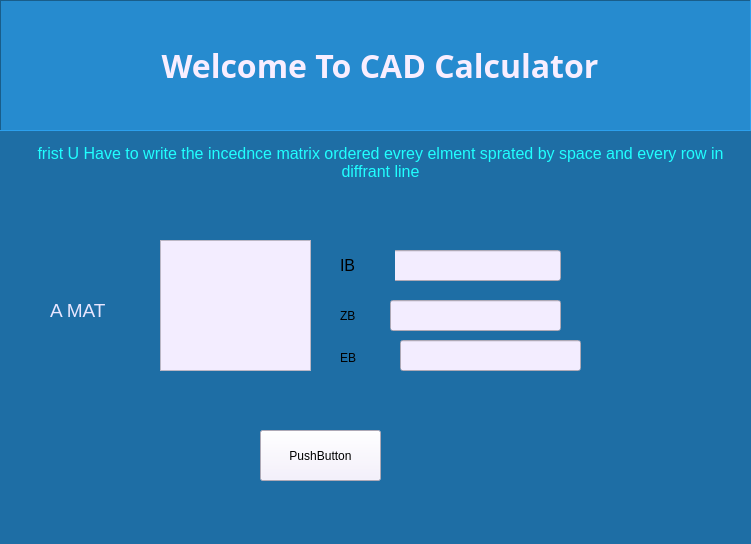
<?xml version="1.0" encoding="UTF-8"?>
<ui version="4.0">
 <class>MainWindow</class>
 <widget class="QMainWindow" name="MainWindow">
  <property name="geometry">
   <rect>
    <x>0</x>
    <y>0</y>
    <width>751</width>
    <height>544</height>
   </rect>
  </property>
  <property name="font">
   <font>
    <weight>75</weight>
    <italic>false</italic>
    <bold>true</bold>
    <strikeout>false</strikeout>
    <kerning>true</kerning>
   </font>
  </property>
  <property name="cursor">
   <cursorShape>CrossCursor</cursorShape>
  </property>
  <property name="windowTitle">
   <string>CAD PROJECT</string>
  </property>
  <property name="windowIcon">
   <iconset>
    <normaloff>Thesquid.ink-Free-Flat-Sample-Owl.ico</normaloff>Thesquid.ink-Free-Flat-Sample-Owl.ico</iconset>
  </property>
  <property name="styleSheet">
   <string notr="true">background-color:rgb(30,110,165)</string>
  </property>
  <widget class="QWidget" name="centralwidget">
   <widget class="QLabel" name="welcom_mass">
    <property name="geometry">
     <rect>
      <x>0</x>
      <y>0</y>
      <width>751</width>
      <height>131</height>
     </rect>
    </property>
    <property name="font">
     <font>
      <family>Arial Black</family>
      <pointsize>24</pointsize>
      <weight>75</weight>
      <italic>false</italic>
      <bold>true</bold>
      <strikeout>false</strikeout>
      <kerning>true</kerning>
     </font>
    </property>
    <property name="styleSheet">
     <string notr="true">background-color:rgb(38,139,207)</string>
    </property>
    <property name="frameShape">
     <enum>QFrame::Panel</enum>
    </property>
    <property name="frameShadow">
     <enum>QFrame::Sunken</enum>
    </property>
    <property name="text">
     <string>&lt;html&gt;&lt;head/&gt;&lt;body&gt;&lt;p align=&quot;center&quot;&gt;&lt;span style=&quot; color:#f8eeff;&quot;&gt;Welcome To CAD Calculator&lt;/span&gt;&lt;/p&gt;&lt;/body&gt;&lt;/html&gt;</string>
    </property>
    <property name="scaledContents">
     <bool>false</bool>
    </property>
   </widget>
   <widget class="QTextBrowser" name="textBrowser">
    <property name="geometry">
     <rect>
      <x>10</x>
      <y>140</y>
      <width>741</width>
      <height>91</height>
     </rect>
    </property>
    <property name="frameShape">
     <enum>QFrame::NoFrame</enum>
    </property>
    <property name="frameShadow">
     <enum>QFrame::Plain</enum>
    </property>
    <property name="html">
     <string>&lt;!DOCTYPE HTML PUBLIC &quot;-//W3C//DTD HTML 4.0//EN&quot; &quot;http://www.w3.org/TR/REC-html40/strict.dtd&quot;&gt;
&lt;html&gt;&lt;head&gt;&lt;meta name=&quot;qrichtext&quot; content=&quot;1&quot; /&gt;&lt;style type=&quot;text/css&quot;&gt;
p, li { white-space: pre-wrap; }
&lt;/style&gt;&lt;/head&gt;&lt;body style=&quot; font-family:'MS Shell Dlg 2'; font-size:7.8pt; font-weight:400; font-style:normal;&quot;&gt;
&lt;p align=&quot;center&quot; style=&quot; margin-top:0px; margin-bottom:0px; margin-left:0px; margin-right:0px; -qt-block-indent:0; text-indent:0px;&quot;&gt;&lt;span style=&quot; font-size:12pt; color:#20ffff;&quot;&gt;frist U Have to write the incednce matrix ordered evrey elment sprated by space and every row in diffrant line&lt;/span&gt;&lt;/p&gt;
&lt;p align=&quot;center&quot; style=&quot;-qt-paragraph-type:empty; margin-top:0px; margin-bottom:0px; margin-left:0px; margin-right:0px; -qt-block-indent:0; text-indent:0px; font-size:12pt; color:#20ffff;&quot;&gt;&lt;br /&gt;&lt;/p&gt;&lt;/body&gt;&lt;/html&gt;</string>
    </property>
   </widget>
   <widget class="QTextEdit" name="textEdit">
    <property name="geometry">
     <rect>
      <x>160</x>
      <y>240</y>
      <width>151</width>
      <height>131</height>
     </rect>
    </property>
    <property name="styleSheet">
     <string notr="true">background-color:rgb(243, 237, 255)</string>
    </property>
   </widget>
   <widget class="QLabel" name="label">
    <property name="geometry">
     <rect>
      <x>50</x>
      <y>290</y>
      <width>91</width>
      <height>41</height>
     </rect>
    </property>
    <property name="text">
     <string>&lt;html&gt;&lt;head/&gt;&lt;body&gt;&lt;p&gt;&lt;span style=&quot; font-size:14pt; color:#e8e6ff;&quot;&gt;A MAT&lt;/span&gt;&lt;/p&gt;&lt;/body&gt;&lt;/html&gt;</string>
    </property>
   </widget>
   <widget class="QLabel" name="label_2">
    <property name="geometry">
     <rect>
      <x>340</x>
      <y>290</y>
      <width>41</width>
      <height>51</height>
     </rect>
    </property>
    <property name="text">
     <string>ZB</string>
    </property>
   </widget>
   <widget class="QLineEdit" name="lineEdit">
    <property name="geometry">
     <rect>
      <x>390</x>
      <y>300</y>
      <width>171</width>
      <height>31</height>
     </rect>
    </property>
    <property name="styleSheet">
     <string notr="true">background-color:rgb(243, 237, 255)</string>
    </property>
   </widget>
   <widget class="QLineEdit" name="lineEdit_2">
    <property name="geometry">
     <rect>
      <x>400</x>
      <y>340</y>
      <width>181</width>
      <height>31</height>
     </rect>
    </property>
    <property name="styleSheet">
     <string notr="true">background-color:rgb(243, 237, 255)</string>
    </property>
   </widget>
   <widget class="QLabel" name="label_3">
    <property name="geometry">
     <rect>
      <x>340</x>
      <y>350</y>
      <width>55</width>
      <height>16</height>
     </rect>
    </property>
    <property name="text">
     <string>EB</string>
    </property>
   </widget>
   <widget class="QLineEdit" name="lineEdit_3">
    <property name="geometry">
     <rect>
      <x>390</x>
      <y>250</y>
      <width>171</width>
      <height>31</height>
     </rect>
    </property>
    <property name="styleSheet">
     <string notr="true">background-color:rgb(243, 237, 255)</string>
    </property>
   </widget>
   <widget class="QLabel" name="label_4">
    <property name="geometry">
     <rect>
      <x>340</x>
      <y>250</y>
      <width>55</width>
      <height>31</height>
     </rect>
    </property>
    <property name="text">
     <string>&lt;html&gt;&lt;head/&gt;&lt;body&gt;&lt;p&gt;&lt;span style=&quot; font-size:12pt;&quot;&gt;IB&lt;/span&gt;&lt;/p&gt;&lt;/body&gt;&lt;/html&gt;</string>
    </property>
   </widget>
   <widget class="QPushButton" name="pushButton">
    <property name="geometry">
     <rect>
      <x>260</x>
      <y>430</y>
      <width>121</width>
      <height>51</height>
     </rect>
    </property>
    <property name="styleSheet">
     <string notr="true">background-color:rgb(243, 237, 255)</string>
    </property>
    <property name="text">
     <string>PushButton</string>
    </property>
   </widget>
  </widget>
  <widget class="QMenuBar" name="menubar">
   <property name="geometry">
    <rect>
     <x>0</x>
     <y>0</y>
     <width>751</width>
     <height>26</height>
    </rect>
   </property>
  </widget>
  <widget class="QStatusBar" name="statusbar"/>
 </widget>
 <resources/>
 <connections/>
</ui>
